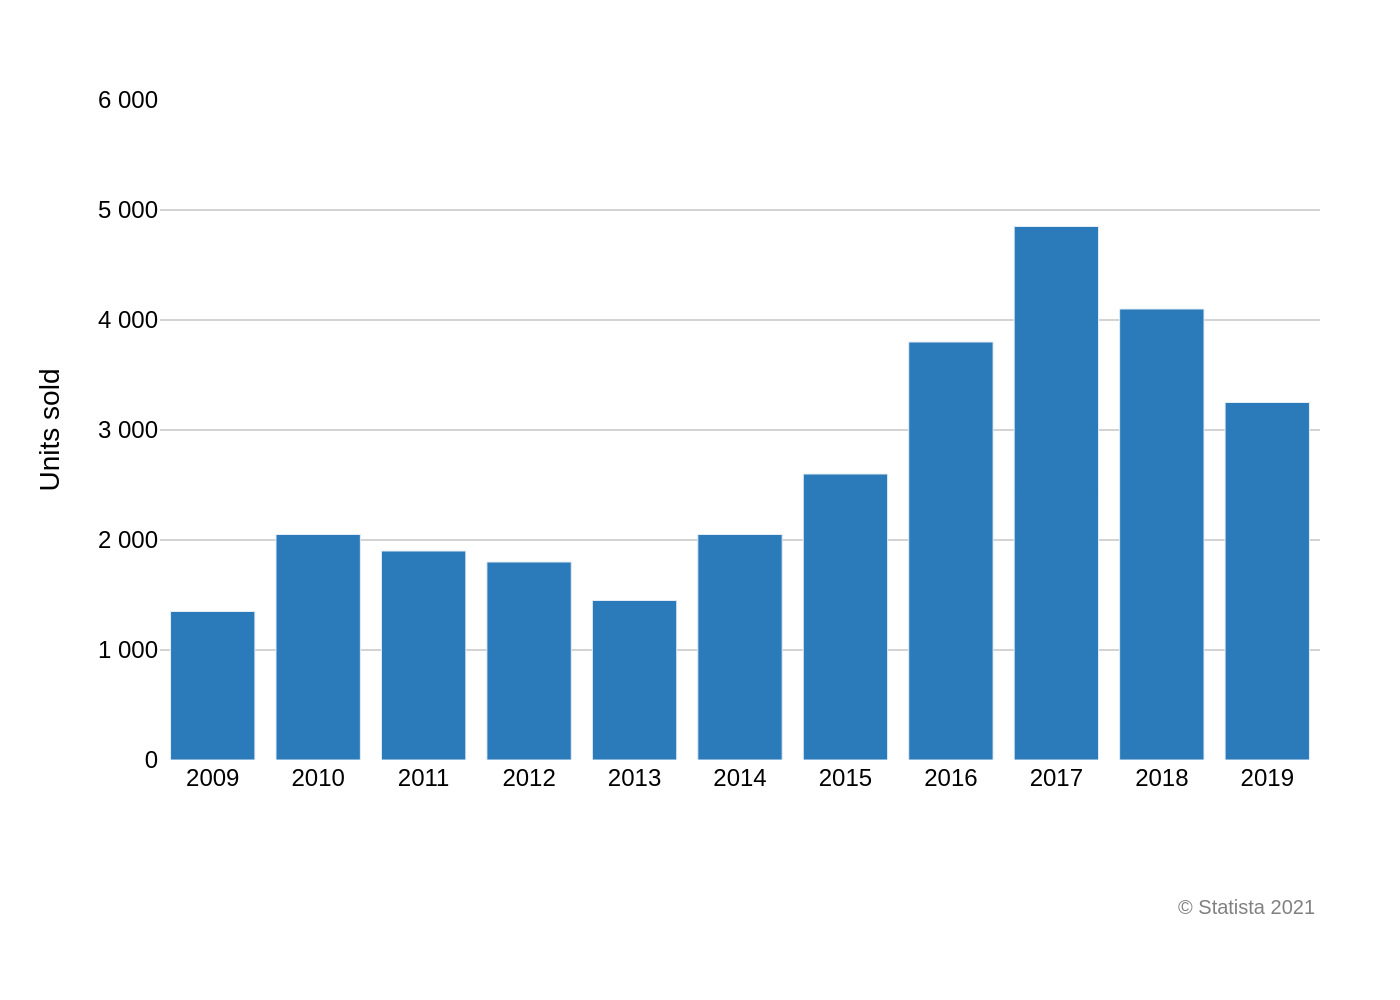

This figure's Python source:
import sys
import os
import json
import plotly.graph_objects as go

# Check for command-line argument
if len(sys.argv) != 2:
    print("Usage: python create_chart.py <path_to_json_file>")
    sys.exit(1)

json_path = sys.argv[1]

# Read data from the specified JSON file
try:
    with open(json_path, 'r', encoding='utf-8') as f:
        chart_data = json.load(f)
except FileNotFoundError:
    print(f"Error: JSON file not found at {json_path}")
    sys.exit(1)
except json.JSONDecodeError:
    print(f"Error: Could not decode JSON from {json_path}")
    sys.exit(1)

# Extract data for plotting
x_values = [item['x'] for item in chart_data['chart_data']]
y_values = [item['y'] for item in chart_data['chart_data']]

# Create the figure
fig = go.Figure()

# Add the bar trace
fig.add_trace(go.Bar(
    x=x_values,
    y=y_values,
    marker_color=chart_data['colors'][0],
    name=''
))

# Update layout for a professional look and feel
fig.update_layout(
    font=dict(
        family="Arial",
        size=12,
        color="black"
    ),
    title=dict(
        text=chart_data['texts']['title'],
        x=0.05,
        xanchor='left'
    ),
    xaxis=dict(
        title_text=chart_data['texts']['x_axis_title'],
        type='category',
        showgrid=False,
        tickfont=dict(size=12)
    ),
    yaxis=dict(
        title_text=chart_data['texts']['y_axis_title'],
        range=[0, 6000],
        tickvals=[0, 1000, 2000, 3000, 4000, 5000, 6000],
        ticktext=['0', '1 000', '2 000', '3 000', '4 000', '5 000', '6 000'],
        showgrid=True,
        gridcolor='lightgray',
        tickfont=dict(size=12)
    ),
    plot_bgcolor='white',
    paper_bgcolor='white',
    showlegend=False,
    margin=dict(l=80, r=40, t=50, b=120),
    annotations=[
        dict(
            showarrow=False,
            text=chart_data['texts']['source'],
            xref="paper",
            yref="paper",
            x=1.0,
            y=-0.20,
            xanchor='right',
            yanchor='top',
            font=dict(size=10, color='grey')
        )
    ]
)

# Determine output filename from the input JSON path
base_filename = os.path.splitext(os.path.basename(json_path))[0]
output_filename = f"{base_filename}.png"

# Save the figure as a PNG image
fig.write_image(output_filename, scale=2)

print(f"Chart saved as {output_filename}")
